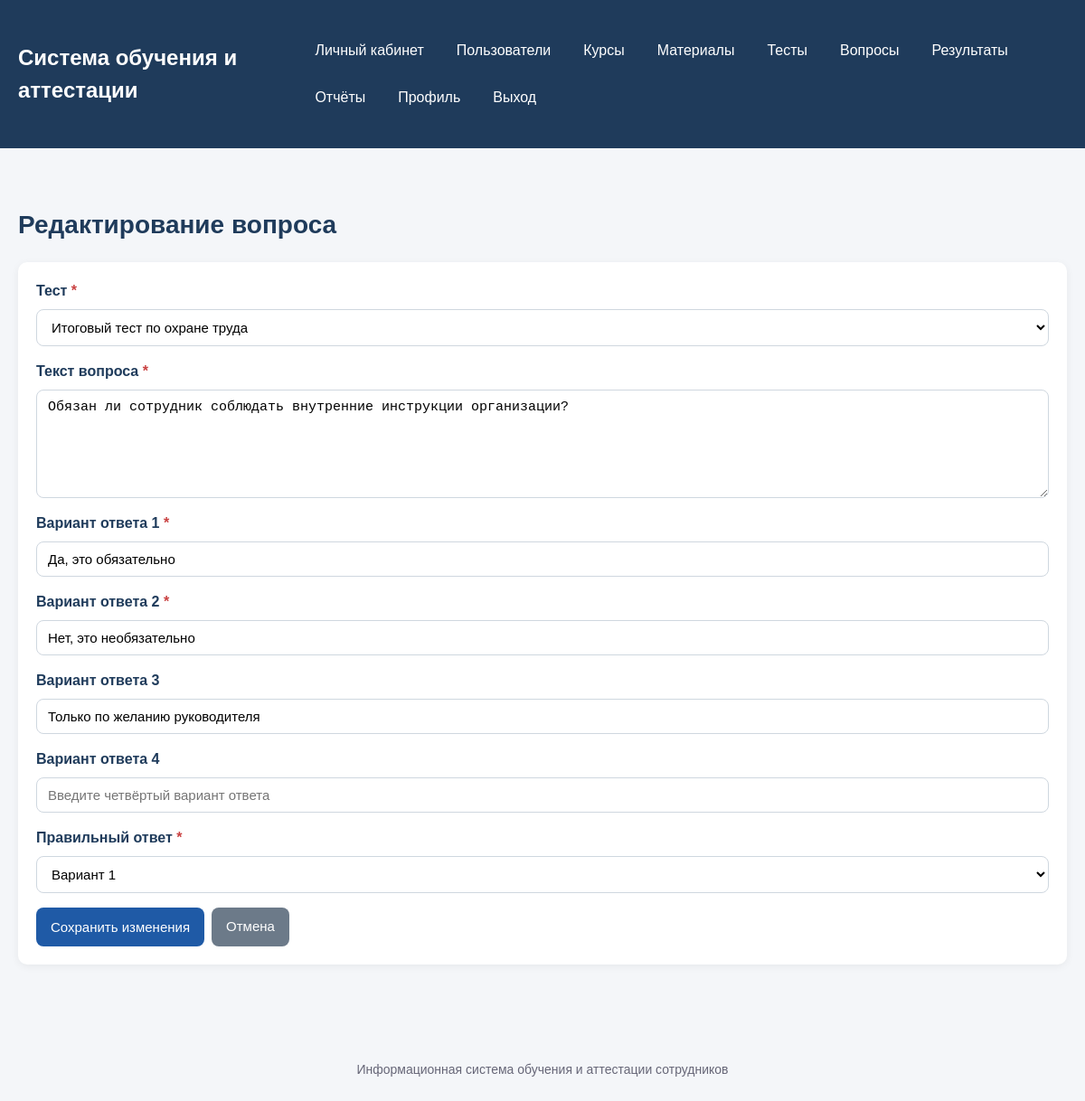
The app's page /questions/edit/2 (signed in) with its own data.
### models.py (models this page shows, shortened)
class Question(db.Model):
    __tablename__ = "questions"
    id = db.Column(db.Integer, primary_key=True)
    text = db.Column(db.Text, nullable=False)
    test_id = db.Column(
        db.Integer,
        db.ForeignKey("tests.id", ondelete="CASCADE"),
        nullable=False
    )
    test = db.relationship("Test", back_populates="questions")
    options = db.relationship(
        "AnswerOption",
        back_populates="question",
        cascade="all, delete-orphan",
        order_by="AnswerOption.id.asc()"
    )
    attempt_answers = db.relationship(
        "AttemptAnswer",
        back_populates="question",
        cascade="all, delete-orphan"
    )

class Test(db.Model):
    __tablename__ = "tests"
    id = db.Column(db.Integer, primary_key=True)
    title = db.Column(db.String(200), nullable=False)
    description = db.Column(db.Text)
    pass_score = db.Column(db.Integer, nullable=False, default=70)
    question_count = db.Column(db.Integer, nullable=False, default=10)
    max_attempts = db.Column(db.Integer, nullable=False, default=3)
    is_active = db.Column(db.Boolean, default=True, nullable=False)
    course_id = db.Column(
        db.Integer,
        db.ForeignKey("courses.id", ondelete="CASCADE"),
        nullable=False
    )
    course = db.relationship("Course", back_populates="tests")
    questions = db.relationship(
        "Question",
        back_populates="test",
        cascade="all, delete-orphan",
        order_by="Question.id.asc()"
    )
    attempts = db.relationship(
        "Attempt",
        back_populates="test",
        cascade="all, delete-orphan"
    )

class AnswerOption(db.Model):
    __tablename__ = "answer_options"
    id = db.Column(db.Integer, primary_key=True)
    text = db.Column(db.String(300), nullable=False)
    is_correct = db.Column(db.Boolean, default=False, nullable=False)
    question_id = db.Column(
        db.Integer,
        db.ForeignKey("questions.id", ondelete="CASCADE"),
        nullable=False
    )
    question = db.relationship("Question", back_populates="options")
    selected_answers = db.relationship(
        "AttemptAnswer",
        back_populates="selected_option"
    )

### app.py (the view, shortened to what this page needs)
@app.route("/questions/edit/<int:question_id>", methods=["GET", "POST"])
@login_required
@roles_required("admin")
def edit_question(question_id):
    question = Question.query.get_or_404(question_id)
    tests_list = Test.query.order_by(Test.title.asc()).all()
    options = question.options
    return render_template(
        "question_form.html",
        question=question,
        tests=tests_list,
        options=options,
    )

### app.py (called while the page is built)
def current_user():
    user_id = session.get("user_id")
    if not user_id:
        return None
    return db.session.get(User, user_id)

@app.context_processor
def inject_user():
    return {"current_user": current_user()}

def login_required(view_func):
    @wraps(view_func)
    def wrapper(*args, **kwargs):
        if not current_user():
            flash("Сначала войдите в систему.", "warning")
            return redirect(url_for("login"))
        return view_func(*args, **kwargs)
    return wrapper

def roles_required(*roles):
    def decorator(view_func):
        @wraps(view_func)
        def wrapper(*args, **kwargs):
            user = current_user()
            if not user:
                flash("Сначала войдите в систему.", "warning")
                return redirect(url_for("login"))
            if user.role not in roles:
                flash("У вас нет доступа к этому разделу.", "danger")
                return redirect(url_for("dashboard"))
            return view_func(*args, **kwargs)
        return wrapper
    return decorator

### templates/question_form.html (shortened to what this page needs)
{% extends "base.html" %}
{% block content %}
    <h1 class="page-title">
        {% if question %}
            Редактирование вопроса
        {% else %}
            Добавление вопроса
        {% endif %}
    </h1>
    <section class="section">
        <form method="post" class="form">
            <div class="form-row">
                <label for="test_id">Тест</label>
                <select id="test_id" name="test_id" required>
                    {% for test in tests %}
                        <option
                            value="{{ test.id }}"
                            {% if question and question.test_id == test.id %}selected{% endif %}
                        >
                            {{ test.title }}
                        </option>
                    {% endfor %}
                </select>
            </div>
            <div class="form-row">
                <label for="text">Текст вопроса</label>
                <textarea
                    id="text"
                    name="text"
                    required
                    placeholder="Введите текст вопроса"
                >{{ question.text if question else '' }}</textarea>
            </div>
            {% set option_1 = options[0].text if options and options|length > 0 else '' %}
            {% set option_2 = options[1].text if options and options|length > 1 else '' %}
            {% set option_3 = options[2].text if options and options|length > 2 else '' %}
            {% set option_4 = options[3].text if options and options|length > 3 else '' %}
            {% set ns = namespace(correct_option=0) %}
            {% if options %}
                {% for option in options %}
                    {% if option.is_correct %}
                        {% set ns.correct_option = loop.index %}
                    {% endif %}
                {% endfor %}
            {% endif %}
            <div class="form-row">
                <label for="option_1">Вариант ответа 1</label>
                <input
                    type="text"
                    id="option_1"
                    name="option_1"
                    required
                    value="{{ option_1 }}"
                    placeholder="Введите первый вариант ответа"
                >
            </div>
            <div class="form-row">
                <label for="option_2">Вариант ответа 2</label>
                <input
                    type="text"
                    id="option_2"
                    name="option_2"
                    required
                    value="{{ option_2 }}"
                    placeholder="Введите второй вариант ответа"
                >
            </div>
            <div class="form-row">
                <label for="option_3">Вариант ответа 3</label>
                <input
                    type="text"
                    id="option_3"
                    name="option_3"
                    value="{{ option_3 }}"
                    placeholder="Введите третий вариант ответа"
                >
            </div>
            <div class="form-row">
                <label for="option_4">Вариант ответа 4</label>
                <input
                    type="text"
                    id="option_4"
                    name="option_4"
                    value="{{ option_4 }}"
                    placeholder="Введите четвёртый вариант ответа"
                >
            </div>
            <div class="form-row">
                <label for="correct_option">Правильный ответ</label>
                <select id="correct_option" name="correct_option" required>
                    <option value="1" {% if ns.correct_option == 1 %}selected{% endif %}>Вариант 1</option>
                </select>
            </div>
            <div class="actions">
                <button type="submit" class="btn btn-primary">
                    {% if question %}Сохранить изменения{% else %}Добавить вопрос{% endif %}
                </button>
                <a href="{{ url_for('questions') }}" class="btn btn-secondary">Отмена</a>
            </div>
        </form>
    </section>
{% endblock %}

### static/css/style.css (style rules this page uses)
* { box-sizing: border-box; margin: 0; padding: 0; }
body { font-family: Arial, sans-serif; background: #f4f6f9; color: #222; line-height: 1.5; }
a { color: #1f5aa6; text-decoration: none; }
.page-title { font-size: 28px; margin-bottom: 20px; color: #1f3b5b; }
.section { background: #ffffff; border-radius: 10px; padding: 20px; margin-bottom: 20px; box-shadow: 0 2px 10px rgba(0, 0, 0, 0.06); }
.form { display: flex; flex-direction: column; gap: 16px; }
.form-row { display: flex; flex-direction: column; gap: 8px; }
.form-row label { font-weight: bold; color: #1f3b5b; }
.form-row input, .form-row textarea, .form-row select { width: 100%; padding: 10px 12px; border: 1px solid #cfd7df; border-radius: 8px; font-size: 15px; background: #ffffff; }
.form-row textarea { min-height: 120px; resize: vertical; }
.btn { display: inline-block; padding: 10px 16px; border: none; border-radius: 8px; cursor: pointer; font-size: 15px; text-align: center; text-decoration: none; transition: 0.2s ease; }
.btn-primary { background: #1f5aa6; color: #ffffff; }
.btn-secondary { background: #6c7a89; color: #ffffff; }
.actions { display: flex; flex-wrap: wrap; gap: 8px; }

### records on screen
Question: test_id "Итоговый тест по охране труда", text "Обязан ли сотрудник соблюдать внутренние инструкции организации?"
AnswerOption: option_1 "Да, это обязательно"
AnswerOption: option_2 "Нет, это необязательно"
AnswerOption: option_3 "Только по желанию руководителя"
